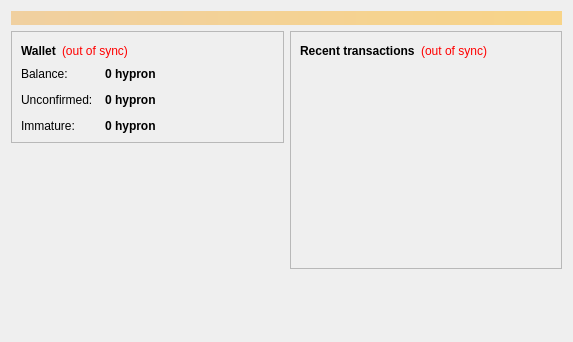
<?xml version="1.0" encoding="UTF-8"?>
<ui version="4.0">
 <class>OverviewPage</class>
 <widget class="QWidget" name="OverviewPage">
  <property name="geometry">
   <rect>
    <x>0</x>
    <y>0</y>
    <width>573</width>
    <height>342</height>
   </rect>
  </property>
  <property name="windowTitle">
   <string>Form</string>
  </property>
  <layout class="QVBoxLayout" name="topLayout">
   <item>
    <widget class="QLabel" name="labelAlerts">
     <property name="visible">
      <bool>false</bool>
     </property>
     <property name="styleSheet">
      <string notr="true">background-color: qlineargradient(x1: 0, y1: 0, x2: 1, y2: 0, stop:0 #F0D0A0, stop:1 #F8D488); color:#000000;</string>
     </property>
     <property name="wordWrap">
      <bool>true</bool>
     </property>
     <property name="margin">
      <number>3</number>
     </property>
    </widget>
   </item>
   <item>
    <layout class="QHBoxLayout" name="horizontalLayout" stretch="1,1">
     <item>
      <layout class="QVBoxLayout" name="verticalLayout_2">
       <item>
        <widget class="QFrame" name="frame">
         <property name="frameShape">
          <enum>QFrame::StyledPanel</enum>
         </property>
         <property name="frameShadow">
          <enum>QFrame::Raised</enum>
         </property>
         <layout class="QVBoxLayout" name="verticalLayout_4">
          <item>
           <layout class="QHBoxLayout" name="horizontalLayout_4">
            <item>
             <widget class="QLabel" name="label_5">
              <property name="font">
               <font>
                <weight>75</weight>
                <bold>true</bold>
               </font>
              </property>
              <property name="text">
               <string>Wallet</string>
              </property>
             </widget>
            </item>
            <item>
             <widget class="QLabel" name="labelWalletStatus">
              <property name="toolTip">
               <string>The displayed information may be out of date. Your wallet automatically synchronizes with the Hyperon network after a connection is established, but this process has not completed yet.</string>
              </property>
              <property name="styleSheet">
               <string notr="true">QLabel { color: red; }</string>
              </property>
              <property name="text">
               <string notr="true">(out of sync)</string>
              </property>
              <property name="alignment">
               <set>Qt::AlignLeading|Qt::AlignLeft|Qt::AlignVCenter</set>
              </property>
             </widget>
            </item>
            <item>
             <spacer name="horizontalSpacer_2">
              <property name="orientation">
               <enum>Qt::Horizontal</enum>
              </property>
              <property name="sizeHint" stdset="0">
               <size>
                <width>40</width>
                <height>20</height>
               </size>
              </property>
             </spacer>
            </item>
           </layout>
          </item>
          <item>
           <layout class="QFormLayout" name="formLayout_2">
            <property name="fieldGrowthPolicy">
             <enum>QFormLayout::AllNonFixedFieldsGrow</enum>
            </property>
            <property name="horizontalSpacing">
             <number>12</number>
            </property>
            <property name="verticalSpacing">
             <number>12</number>
            </property>
            <item row="0" column="0">
             <widget class="QLabel" name="label">
              <property name="text">
               <string>Balance:</string>
              </property>
             </widget>
            </item>
            <item row="0" column="1">
             <widget class="QLabel" name="labelBalance">
              <property name="font">
               <font>
                <weight>75</weight>
                <bold>true</bold>
               </font>
              </property>
              <property name="cursor">
               <cursorShape>IBeamCursor</cursorShape>
              </property>
              <property name="toolTip">
               <string>Your current balance</string>
              </property>
              <property name="text">
               <string notr="true">0 hypron</string>
              </property>
              <property name="textInteractionFlags">
               <set>Qt::LinksAccessibleByMouse|Qt::TextSelectableByKeyboard|Qt::TextSelectableByMouse</set>
              </property>
             </widget>
            </item>
            <item row="1" column="0">
             <widget class="QLabel" name="label_3">
              <property name="text">
               <string>Unconfirmed:</string>
              </property>
             </widget>
            </item>
            <item row="1" column="1">
             <widget class="QLabel" name="labelUnconfirmed">
              <property name="font">
               <font>
                <weight>75</weight>
                <bold>true</bold>
               </font>
              </property>
              <property name="cursor">
               <cursorShape>IBeamCursor</cursorShape>
              </property>
              <property name="toolTip">
               <string>Total of transactions that have yet to be confirmed, and do not yet count toward the current balance</string>
              </property>
              <property name="text">
               <string notr="true">0 hypron</string>
              </property>
              <property name="textInteractionFlags">
               <set>Qt::LinksAccessibleByMouse|Qt::TextSelectableByKeyboard|Qt::TextSelectableByMouse</set>
              </property>
             </widget>
            </item>
            <item row="2" column="0">
             <widget class="QLabel" name="labelImmatureText">
              <property name="text">
               <string>Immature:</string>
              </property>
             </widget>
            </item>
            <item row="2" column="1">
             <widget class="QLabel" name="labelImmature">
              <property name="font">
               <font>
                <weight>75</weight>
                <bold>true</bold>
               </font>
              </property>
              <property name="toolTip">
               <string>Mined balance that has not yet matured</string>
              </property>
              <property name="text">
               <string notr="true">0 hypron</string>
              </property>
              <property name="textInteractionFlags">
               <set>Qt::LinksAccessibleByMouse|Qt::TextSelectableByKeyboard|Qt::TextSelectableByMouse</set>
              </property>
             </widget>
            </item>
           </layout>
          </item>
         </layout>
        </widget>
       </item>
       <item>
        <spacer name="verticalSpacer">
         <property name="orientation">
          <enum>Qt::Vertical</enum>
         </property>
         <property name="sizeHint" stdset="0">
          <size>
           <width>20</width>
           <height>40</height>
          </size>
         </property>
        </spacer>
       </item>
      </layout>
     </item>
     <item>
      <layout class="QVBoxLayout" name="verticalLayout_3">
       <item>
        <widget class="QFrame" name="frame_2">
         <property name="frameShape">
          <enum>QFrame::StyledPanel</enum>
         </property>
         <property name="frameShadow">
          <enum>QFrame::Raised</enum>
         </property>
         <layout class="QVBoxLayout" name="verticalLayout">
          <item>
           <layout class="QHBoxLayout" name="horizontalLayout_2">
            <item>
             <widget class="QLabel" name="label_4">
              <property name="text">
               <string>&lt;b&gt;Recent transactions&lt;/b&gt;</string>
              </property>
             </widget>
            </item>
            <item>
             <widget class="QLabel" name="labelTransactionsStatus">
              <property name="toolTip">
               <string>The displayed information may be out of date. Your wallet automatically synchronizes with the Hyperon network after a connection is established, but this process has not completed yet.</string>
              </property>
              <property name="styleSheet">
               <string notr="true">QLabel { color: red; }</string>
              </property>
              <property name="text">
               <string notr="true">(out of sync)</string>
              </property>
              <property name="alignment">
               <set>Qt::AlignRight|Qt::AlignTrailing|Qt::AlignVCenter</set>
              </property>
             </widget>
            </item>
            <item>
             <spacer name="horizontalSpacer">
              <property name="orientation">
               <enum>Qt::Horizontal</enum>
              </property>
              <property name="sizeHint" stdset="0">
               <size>
                <width>40</width>
                <height>20</height>
               </size>
              </property>
             </spacer>
            </item>
           </layout>
          </item>
          <item>
           <widget class="QListView" name="listTransactions">
            <property name="styleSheet">
             <string notr="true">QListView { background: transparent; }</string>
            </property>
            <property name="frameShape">
             <enum>QFrame::NoFrame</enum>
            </property>
            <property name="verticalScrollBarPolicy">
             <enum>Qt::ScrollBarAlwaysOff</enum>
            </property>
            <property name="horizontalScrollBarPolicy">
             <enum>Qt::ScrollBarAlwaysOff</enum>
            </property>
            <property name="selectionMode">
             <enum>QAbstractItemView::NoSelection</enum>
            </property>
           </widget>
          </item>
         </layout>
        </widget>
       </item>
       <item>
        <spacer name="verticalSpacer_2">
         <property name="orientation">
          <enum>Qt::Vertical</enum>
         </property>
         <property name="sizeHint" stdset="0">
          <size>
           <width>20</width>
           <height>40</height>
          </size>
         </property>
        </spacer>
       </item>
      </layout>
     </item>
    </layout>
   </item>
  </layout>
 </widget>
 <resources/>
 <connections/>
</ui>
